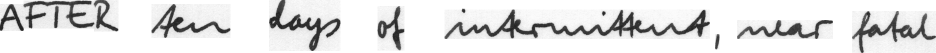
#> input picture Test/4.png, 1872 x 106 px (shown at 1/2 size)
$ python -i WordSeg.py   (imports and definitions only)   (older library calls are emulated)
#> lines starting #> are read from the running program, lines starting #| are printed output that depends on the picture; after the words box and inside, x2 and y2 are one past the last pixel; in counts of white or black regions, pixels touching at a corner belong together
#> further down, picture is the input picture: shape (106, 1872); min 31, max 255, mean 225.7
import math
import cv2
import numpy as np

def wordSeg(img, kernelSize=25, sigma=11, theta=7, minArea=0):
#> called with kernelSize = 25, sigma = 11, theta = 7, minArea = 0
    kernel = createKernel(kernelSize, sigma, theta)
    imgFiltered = cv2.filter2D(img, -1, kernel, borderType = cv2.BORDER_REPLICATE).astype(np.uint8)
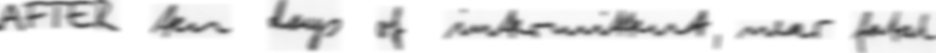
#> imgFiltered: shape (106, 1872) (shown at 1/2 size); min 58, max 255, mean 225.8
    (_, imgThres) = cv2.threshold(imgFiltered, 0, 255, cv2.THRESH_BINARY + cv2.THRESH_OTSU)
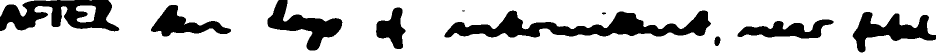
#> imgThres: shape (106, 1872) (shown at 1/2 size); 78.1% white; 10 black regions (1 under 20 px), largest, box (x1, y1, x2, y2) and area: (889, 21, 1422, 75) 12625, (0, 0, 239, 63) 8731, (535, 0, 685, 101) 5641
    imgThres = 255 - imgThres
#> imgThres: shape (106, 1872); 21.9% white; 10 white regions (1 under 20 px)

    if cv2.__version__.startswith('3.'):
        (_,components,_) = cv2.findContours(imgThres, cv2.RETR_EXTERNAL, cv2.CHAIN_APPROX_SIMPLE)

    else :
        (components, _) = cv2.findContours(imgThres, cv2.RETR_LIST, cv2.CHAIN_APPROX_SIMPLE)
#> components = 11 contours, 2 with area under 20; largest, box (x1, y1, x2, y2) and area: (889, 21, 1422, 75) 12034, (0, 0, 239, 63) 9292, (535, 0, 685, 101) 5417, (1705, 24, 1872, 105) 5358, (302, 10, 462, 73) 3933

    res = []
    for c in components:
        if cv2.contourArea(c) < minArea:
            continue
        currBox = cv2.boundingRect(c)
        (x, y, w, h) = currBox
        currImg = img[y:y+h, x:x+w]
        res.append((currBox, currImg))
#> this loop made 11 passes
#> (x, y, w, h) on passes 1, 2, 3, 4, 5, 7, 8, 9, 10, 11: (1429, 73, 12, 19), (1475, 39, 192, 38), (1204, 25, 8, 4), (1705, 24, 167, 81), (889, 21, 533, 54), (752, 15, 59, 83), (151, 10, 42, 36), (302, 10, 160, 63), (535, 0, 150, 101), (0, 0, 239, 63)
#> (c, x, y, w, h, currImg) on pass 6: ([[924, 21], [925, 22], [928, 22], [929, 21]], 924, 21, 6, 2, [[54, 53, 52, 43, 45, 50], [61, 44, 47, 44, 42, 47]])
#> pass 2, in wordSeg, `currImg = img[y:y+h, x:x+w]`:
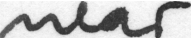
#> currImg: shape (38, 192); min 43, max 255, mean 188
#> after the loop, res = 11 items

    return sorted(res, key = lambda entry:entry[0][0])

def imgPrep(img, height):
    assert img.ndim in (2,3)
    if img.ndim == 3:
        img = cv2.cvtColor(img, cv2.COLOR_BGR2GRAY)
    h = img.shape[0]
    factor = height/h
    return cv2.resize(img, dsize = None, fx = factor, fy = factor)

def createKernel(kernelSize, sigma, theta):
	assert kernelSize % 2
	halfSize = kernelSize // 2

	kernel = np.zeros([kernelSize, kernelSize])
	sigmaX = sigma
	sigmaY = sigma * theta

	for i in range(kernelSize):
		for j in range(kernelSize):
			x = i - halfSize
			y = j - halfSize

			expTerm = np.exp(-x**2 / (2 * sigmaX) - y**2 / (2 * sigmaY))
			xTerm = (x**2 - sigmaX**2) / (2 * math.pi * sigmaX**5 * sigmaY)
			yTerm = (y**2 - sigmaY**2) / (2 * math.pi * sigmaY**5 * sigmaX)

			kernel[i, j] = (xTerm + yTerm) * expTerm

	kernel = kernel / np.sum(kernel)
	return kernel

>>> import cv2
>>> picture = cv2.imread('Test/4.png', cv2.IMREAD_GRAYSCALE)
>>> result = wordSeg(picture)
#> result = 11 items
